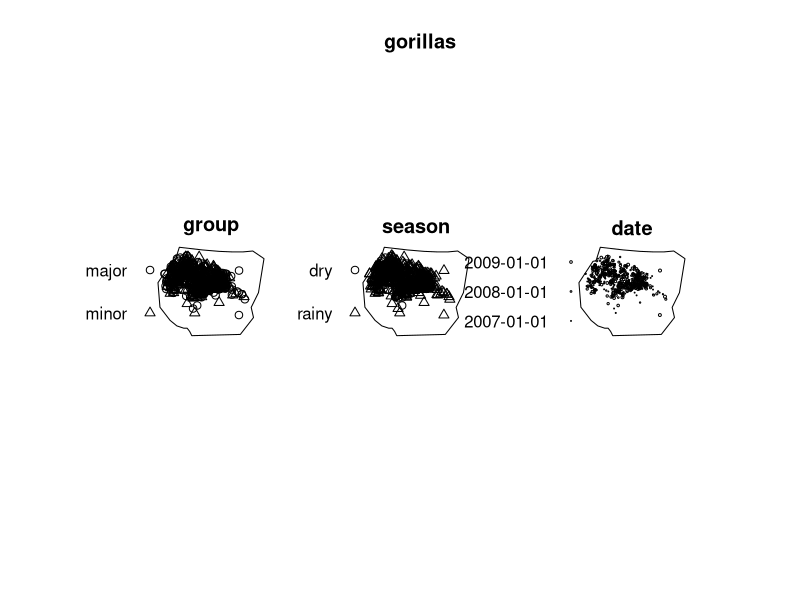
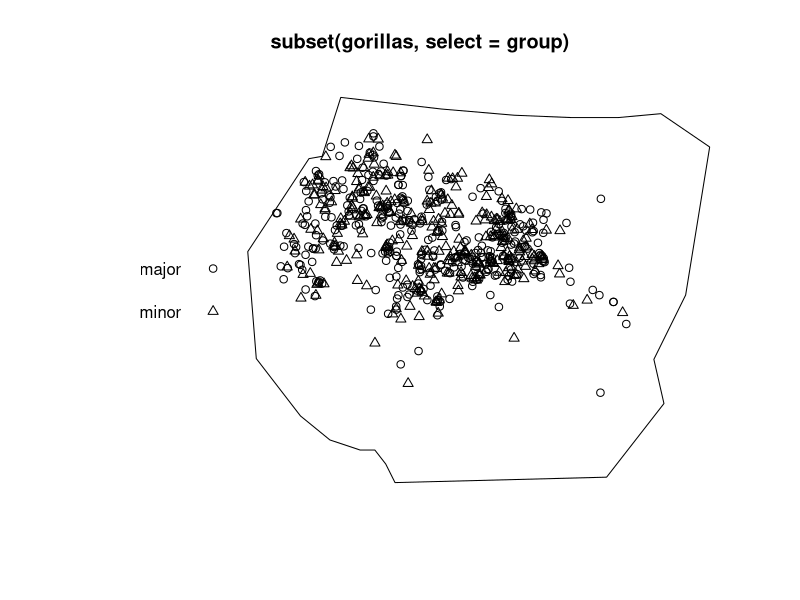
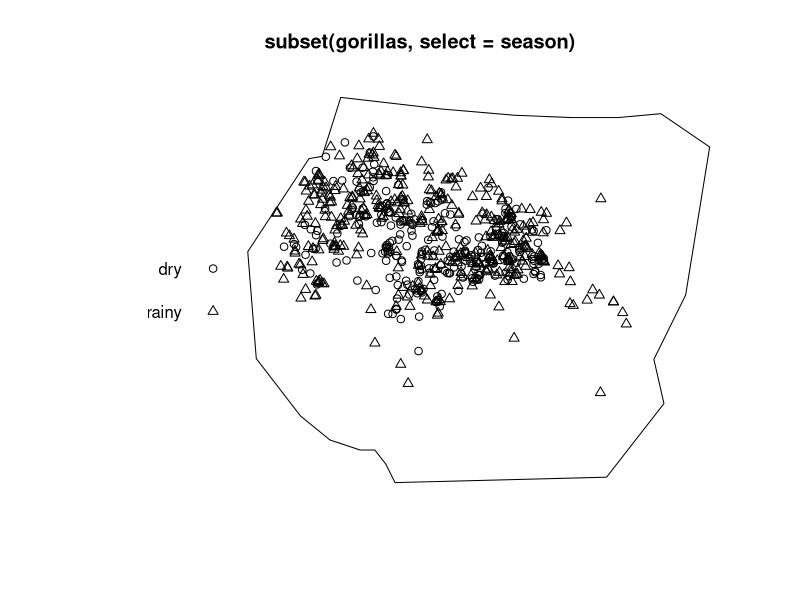
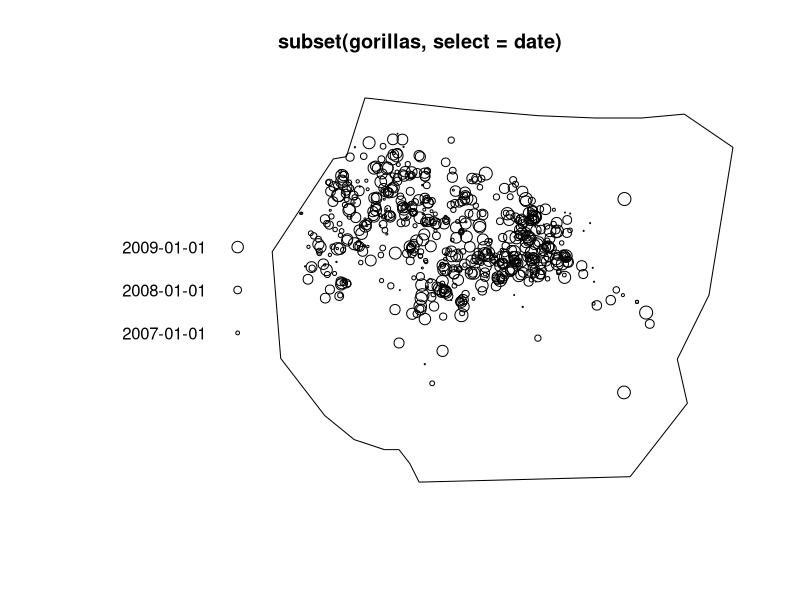
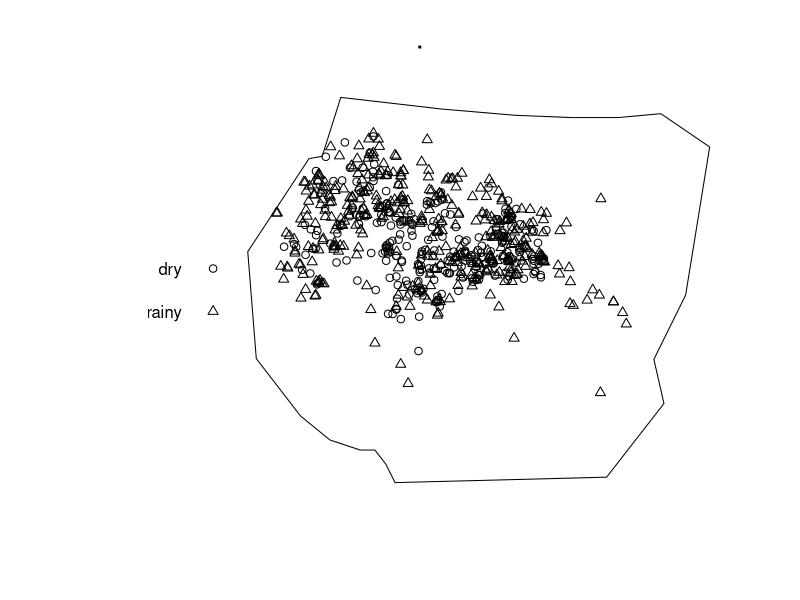
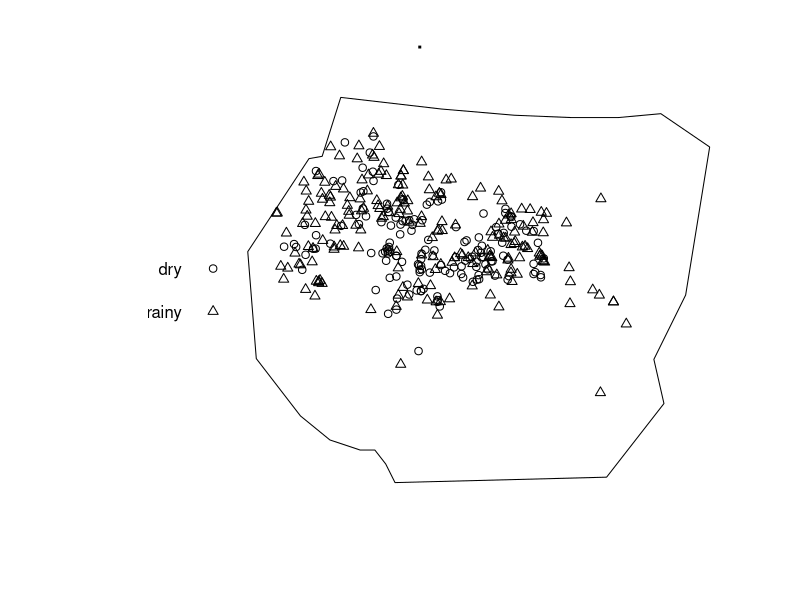
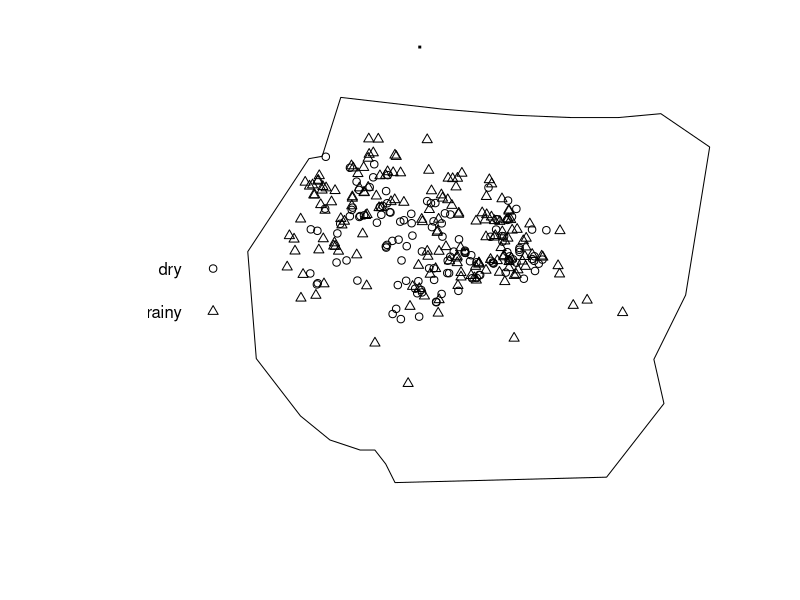
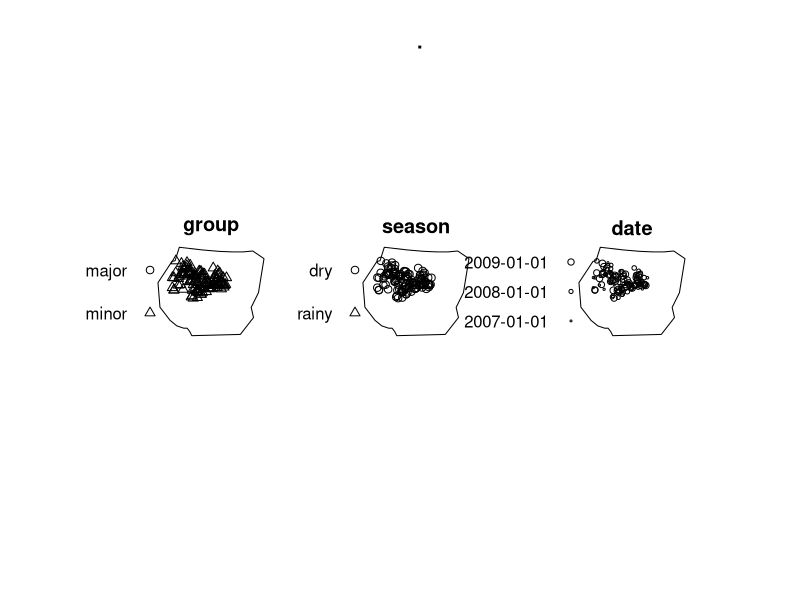

These charts were generated, in order, by the following R code:
## ---- chunk 1
library(tidyverse)
library(spatstat)
## ---- chunk 2
data("gorillas")
## ---- chunk 3
summary(gorillas)
## ---- chunk 4
plot(gorillas)
## ---- chunk 5
plot(subset(gorillas, select = group))
## ---- chunk 6
plot(subset(gorillas, select = season))
## ---- chunk 7
plot(subset(gorillas, select = date))
## ---- chunk 8
gorillas %>% subset(select = season) %>% plot()
## ---- chunk 9
gorillas %>% subset(group == "major", select = season) %>% plot()
## ---- chunk 10
gorillas %>% subset(group == "minor", select = season) %>% plot()
## ---- chunk 11
gorillas %>% subset(group == "minor" & season == "dry") %>% plot()
